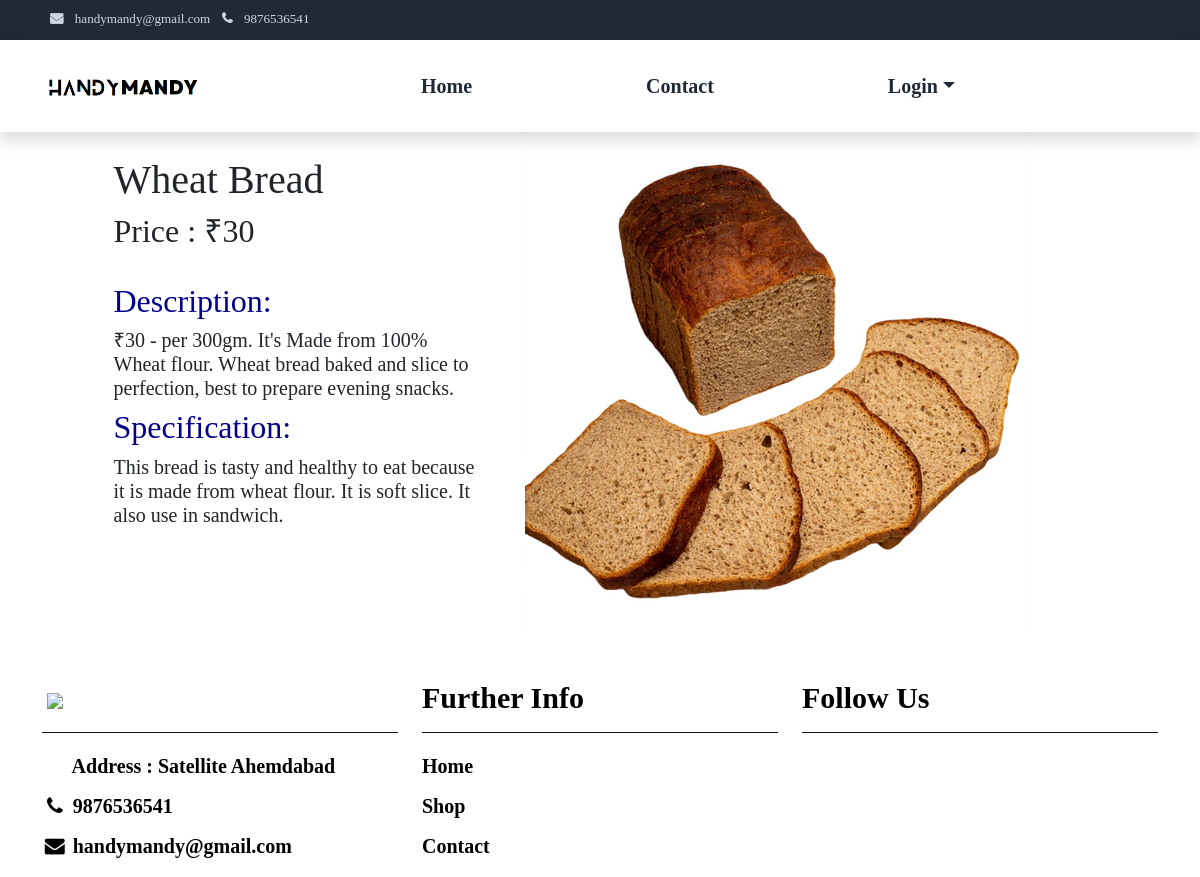
Screenshot of /vendor/vendorproductdetail/7/ with the database file from the repository.
### CategoryApp/models.py (models this page shows, shortened)
class ProductModel(models.Model):
    vendorId = models.IntegerField(default=1)
    subCategory = models.ForeignKey(SubCategoryModel,on_delete=models.CASCADE)
    name = models.CharField(max_length=100,default='')
    price = models.BigIntegerField(default='')
    stock = models.IntegerField(default=0)
    description = models.TextField(default='')
    specification = models.TextField(default='')
    image = models.ImageField(upload_to='product/',default='')

### VendorApp/views.py (the view)
# urls.py: path('vendorproductdetail/<int:productId>/',vendorproductdetailview ,name='vendorproductdetailurl'),
def vendorproductdetailview(request,productId):
    sessionData = VendorSessionDataView(request)
    productData = ProductModel.objects.get(pk=productId)
    return render(request,'vendor-product-detail.html',{'productData':productData,'navData':sessionData})

### VendorApp/templates/vendor-product-detail.html (shortened to what this page needs)
{% extends 'base4.html' %}
{% load static %}
{% block content %}
<body>
<div class="container h-100">
  <div class="row d-flex justify-content-center align-items-center h-100">
    <div class="col-lg-12 col-xl-11">
          <div class="row justify-content-center">
            <div class="col-md-10 col-lg-6 col-xl-5 order-2 order-lg-1">
              <p class="text-left h2 mb-2 fw-bold  mx-1 mx-md-4 mt-4" id="detailname">{{productData.name}}</p>
              <form method="POST" class="mx-1 mx-md-4">
                <div class="d-flex flex-row text-left mb-4">
                  <div class="form-outline flex-fill mb-0">
                    <h2>Price : ₹{{productData.price}}</h2>
                  </div>
                </div>
                <div class="d-flex flex-row text-left mb-4">
                  <div class="form-outline flex-fill mb-0">
                    <h2 style="color: darkblue;">Description:</h2>
                    <h5>{{productData.description}}</h5>
                    <h2 style="color: darkblue;">Specification:</h2>
                    <h5>{{productData.specification}}</h5>
                  </div>
                </div>
              </form>
            </div>
            <div class="col-md-10 col-lg-6 col-xl-7 d-flex align-items-center order-1 order-lg-2">
              <img src="{{ productData.image.url }}" class="img-fluid" alt="Sample image">
            </div>
          </div>
        </div>
      </div>
    </div>
  </body>
{%endblock%}

### rows the page displays
ProductModel: name "Wheat Bread", price "30", description "₹30 - per 300gm. It's Made from 100% Wheat flour. Wheat bread baked and slice to perfection, best to prepare evening snacks.", specification "This bread is tasty and healthy to eat because it is made from wheat flour. It is soft slice. It also use in sandwich.", image (picture)
